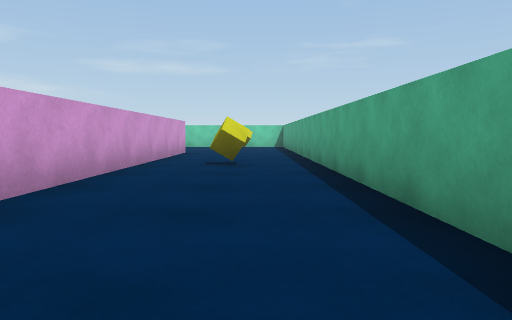
view 1 (above)

17 first-person views from a walk through a Unity game level. The camera is 0.58 m above the floor, tilts 4° down and sees 70° across. The floor is counted in squares, 1 m on a side. Each view is taken from the middle of a square. On the plan, view 1 faces up. The plan holds only what a view shows up to about 10 squares ahead; the rest is blank. The player character is not drawn.

view 2
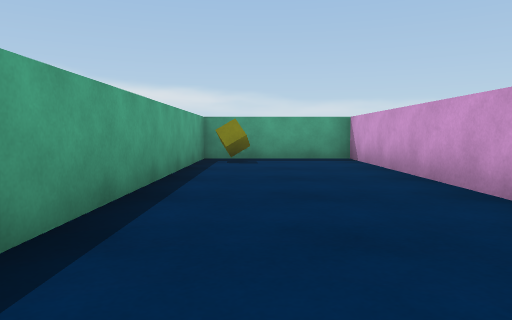

view 3
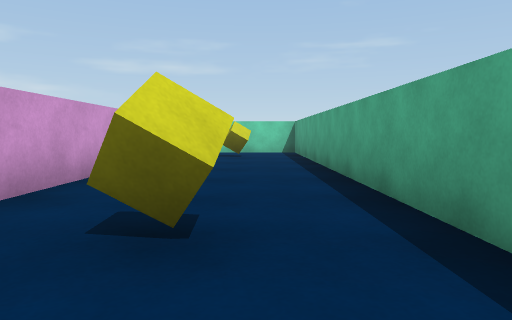

view 4
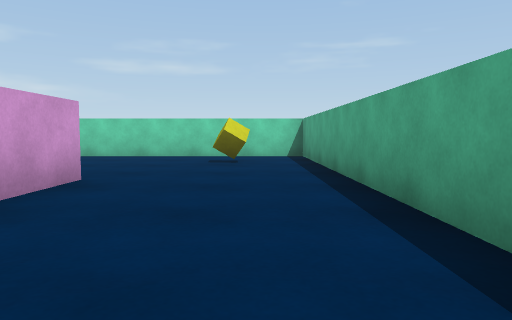

view 5
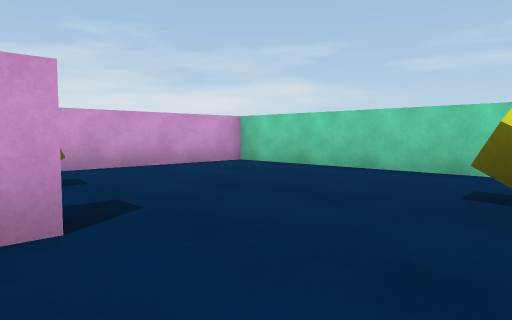

view 6
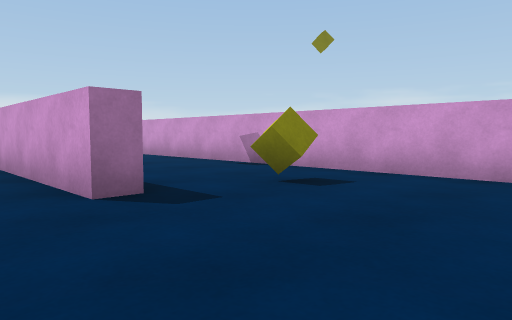

view 7
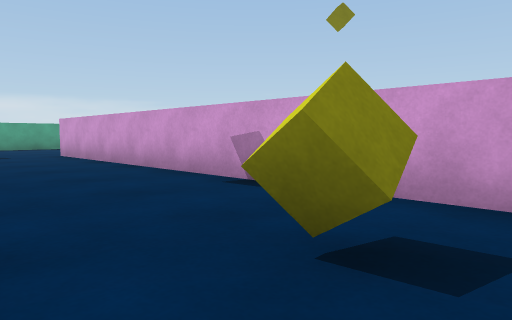

view 8
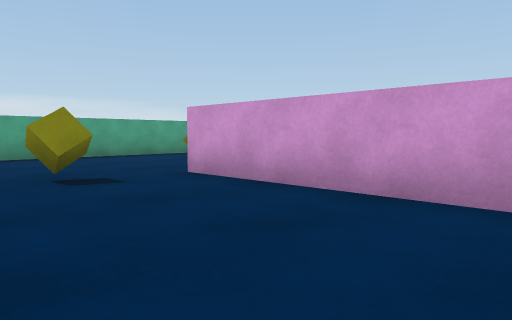

view 9
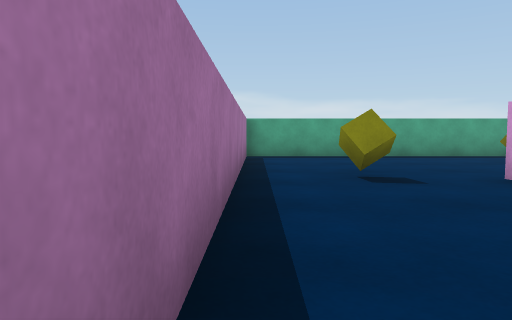

view 10
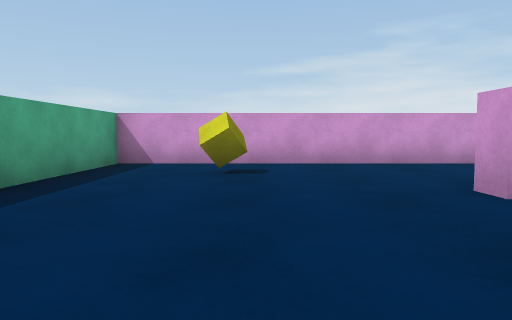

view 11
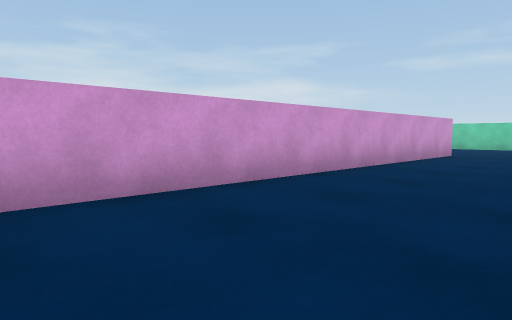

view 12
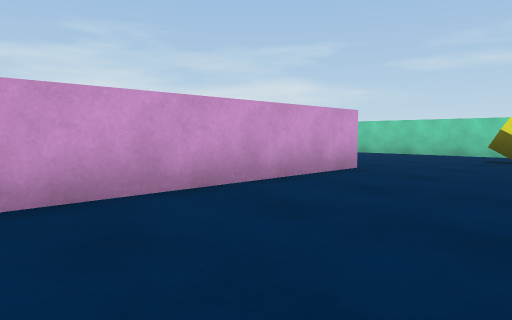

view 13
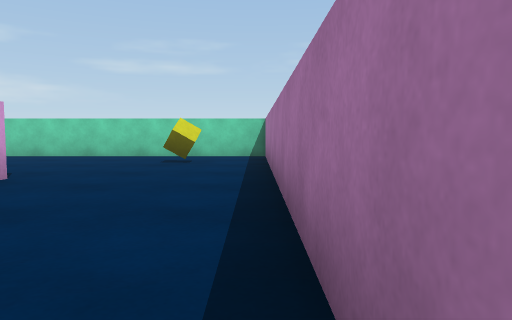

view 14
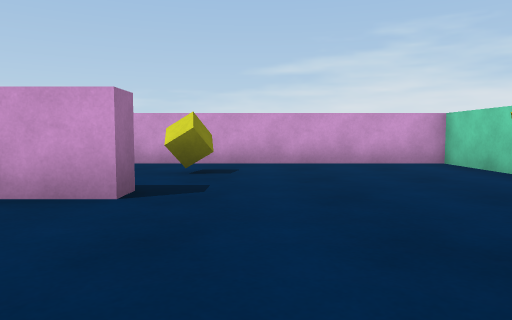

view 15
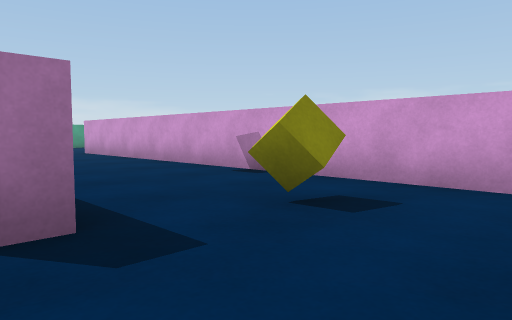

view 16
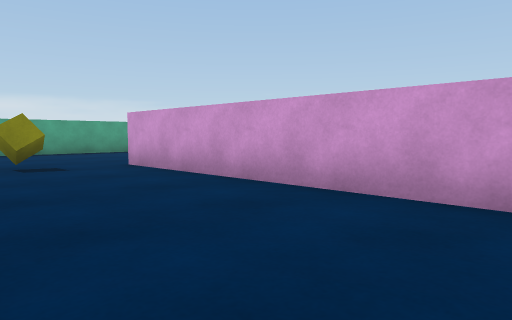

view 17
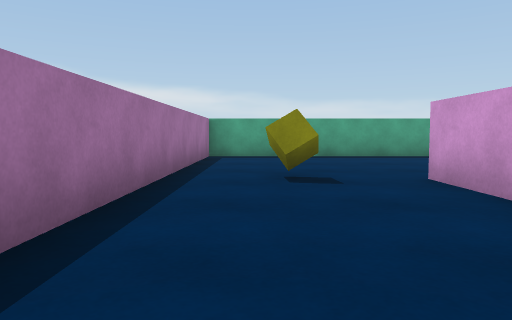

### Floor plan
Points are (right, up) in squares from view 1. A wall is a line through its corners. A room is listed if a view was taken in it or the views show most of it. See-through windows are left out.
Room 1 (views 1, 2, 3, 4, 5, 6, 7, 8, 9, 10, 11, 12, 13, 14, 15, 16, 17)
walls: (-6.7, 7.2) (-6.7, 16.1); (-10.9, 11.8) (-10.2, 11.8) (-10.2, -2.7) (-2.8, -2.7); (-2.9, 11.8) (-2.2, 11.8) (-2.2, -2.7) (1.3, -2.7) (1.3, 16.8) (-6.3, 16.8) (-6.3, 2.3) (-6.8, 2.3); (-6.6, 16.8) (-14.3, 16.8) (-14.3, 2.2); (-2.8, -2.4) (-2.8, 6.8); (-16.8, -2.7) (-10.8, -2.7) (-10.8, 5.2)
objects: yellow cube (-13, 2); yellow cube (-13, 12); yellow cube (-9, -1); yellow cube (-9, 14); yellow cube (-5, 2); yellow cube (-5, 12); yellow cube (-1, 7); yellow cube (-1, 14); yellow cube (0, -2)

Where each view was taken, in squares from view 1:
view 1: 0 up, 0 right, facing up
view 2: 6 up, 0 right, facing down
view 3: 5 up, 0 right, facing up
view 4: 7 up, 0 right, facing up
view 5: 11 up, 0 right, facing up-left
view 6: 15 up, 1 left, facing down-left
view 7: 13 up, 3 left, facing down-left
view 8: 7 up, 3 left, facing down-left
view 9: 7 up, 3 left, facing down
view 10: 0 up, 3 left, facing left
view 11: 1 up, 7 left, facing up-left
view 12: 6 up, 7 left, facing up-left
view 13: 7 up, 7 left, facing up
view 14: 13 up, 7 left, facing left
view 15: 14 up, 10 left, facing down-left
view 16: 9 up, 11 left, facing down-left
view 17: 7 up, 12 left, facing down
